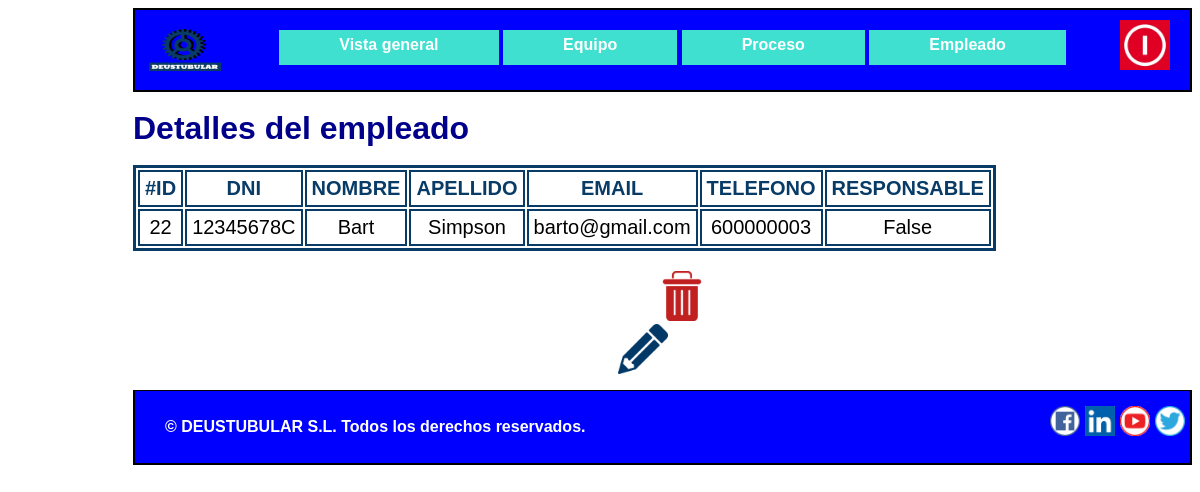
Page /appGestion_de_la_produccion/responsable/empleado/22 on the committed database.
### appGestion_de_la_produccion/models.py (models this page shows, shortened)
class Empleado(models.Model):
    nombre = models.CharField(max_length=50)
    DNI = models.CharField(max_length=9)
    apellido = models.CharField(max_length=50)
    email = models.EmailField(max_length=100)
    telefono = models.IntegerField()
    responsable=models.BooleanField()

### appGestion_de_la_produccion/views.py (the view)
# urls.py: path('responsable/empleado/<int:empleado_id>', views.detalle_empleado, name="detalleempleado"),
def detalle_empleado(request, empleado_id):
    empleado = Empleado.objects.get(pk=empleado_id)
    context = {"Datos": empleado}
    return render(request, "detalleempleado.html", context)

### appGestion_de_la_produccion/templates/detalleempleado.html (shortened to what this page needs)
{% extends "PlantillaHeaderFooter.html"%}
{% block contenido %}
<h1>Detalles del empleado</h1>
<table class="tabladetalles">
    <thead>
    <tr>
        <td>#ID</td>
        <td>DNI</td>
        <td>NOMBRE</td>
        <td>APELLIDO</td>
        <td>EMAIL</td>
        <td>TELEFONO</td>
        <td>RESPONSABLE</td>
    </tr>
    </thead>
    <tr>
        <td>{{Datos.id}}</td>
        <td>{{Datos.DNI}}</td>
        <td>{{Datos.nombre}}</td>
        <td>{{Datos.apellido}}</td>
        <td>{{Datos.email}}</td>
        <td>{{Datos.telefono}}</td>
        <td>{{Datos.responsable}}</td>
    </tr>
</table>
<form action="{%url 'eliminarempleado'%}" method="POST">
    <input type="image" class="eliminar"  title="Eliminar empleado de la lista"
        src="/static/Imagenes/delete.png" width="50" height="50" value="Eliminar">
</form>
<form action="{%url 'updateempleado' %}" method="POST">
    <input type="image"  class="imagenmodificar"  title="Modificar empleado de la lista"
        src="/static/Imagenes/editar.png" width="50" height="50" value="Update">
</form>
{% endblock %}

### appGestion_de_la_produccion/static/stylesheet.css (style rules this page uses)
* { box-sizing: border-box; }
html { font-family: Arial, Helvetica, sans-serif; max-width: 1100px; font-weight: bold; background-color:white; margin-left: 125px; }
body { line-height: 30px; font-size: 16px; }
h1, h2, h3, legend { color: darkblue; }
thead { color: rgb(8,59,102); }
.tabladetalles { border:3px solid rgb(8,59,102); font-size:20px; margin-right:20px; text-align:center; border-collapse:separate; }
.tabladetalles thead { font-weight:bold; }
.tabladetalles tbody,td,th { border:2px solid rgb(8,59,102); }
.tabladetalles td,th { margin:5px; padding:5px; }
.eliminar { margin-top:20px; margin-right:485px; float:right; }
.imagenmodificar { margin-left:485px; margin-top:3px; }

### rows in the picture
Empleado: id "22", DNI "12345678C", nombre "Bart", apellido "Simpson", email "barto@gmail.com", telefono "600000003", responsable "False"
